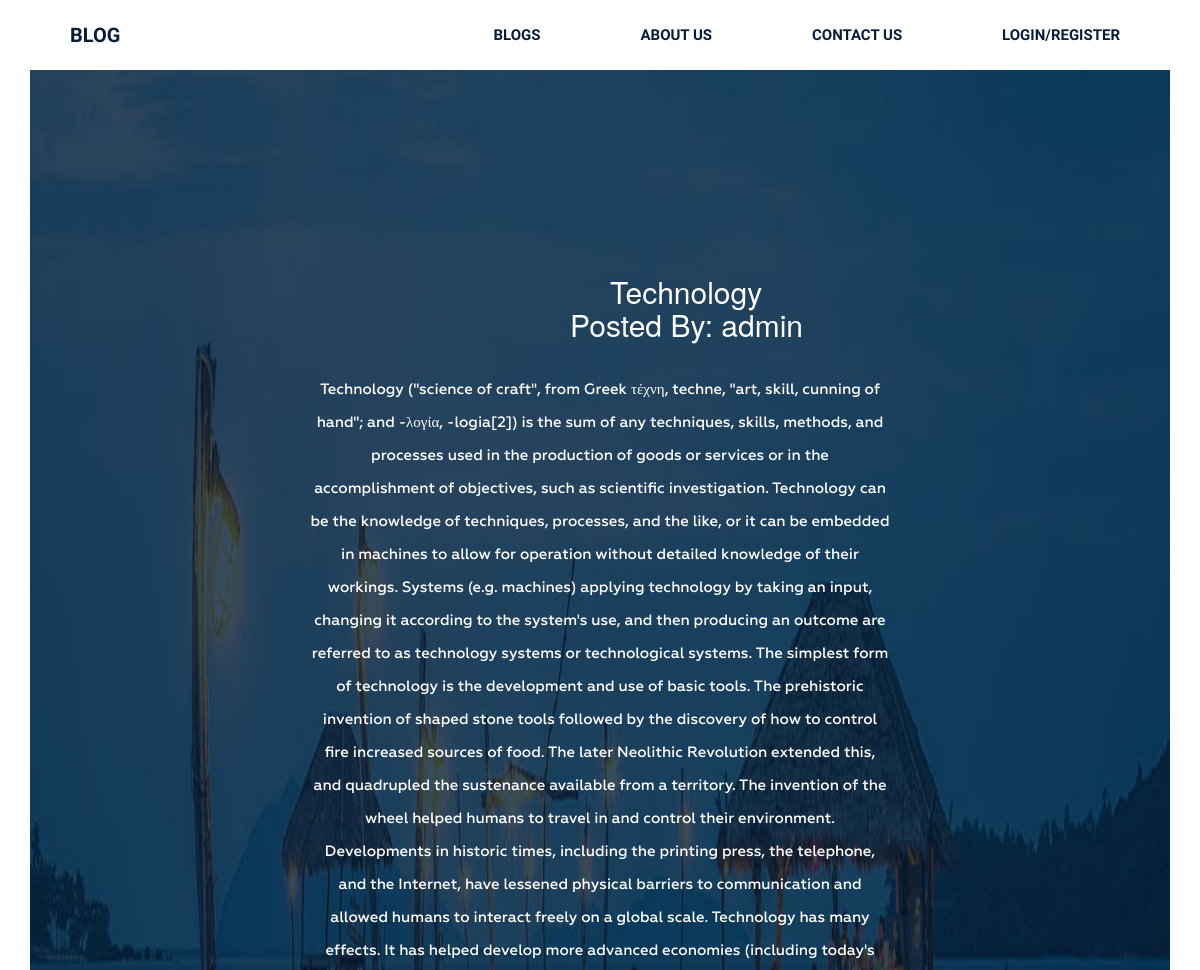
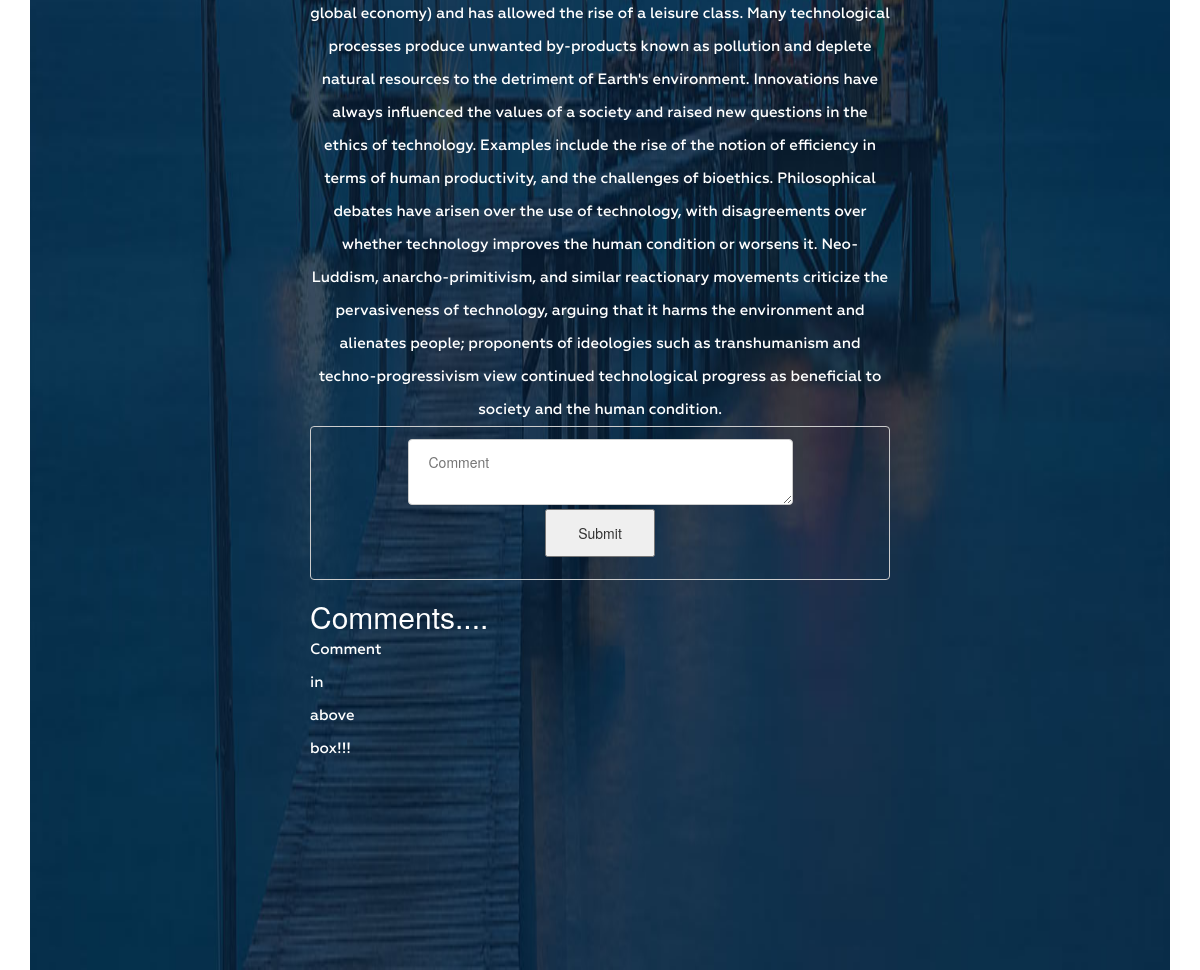
Page /showblog/6 on the earlier database version (2 pictures, top to bottom).
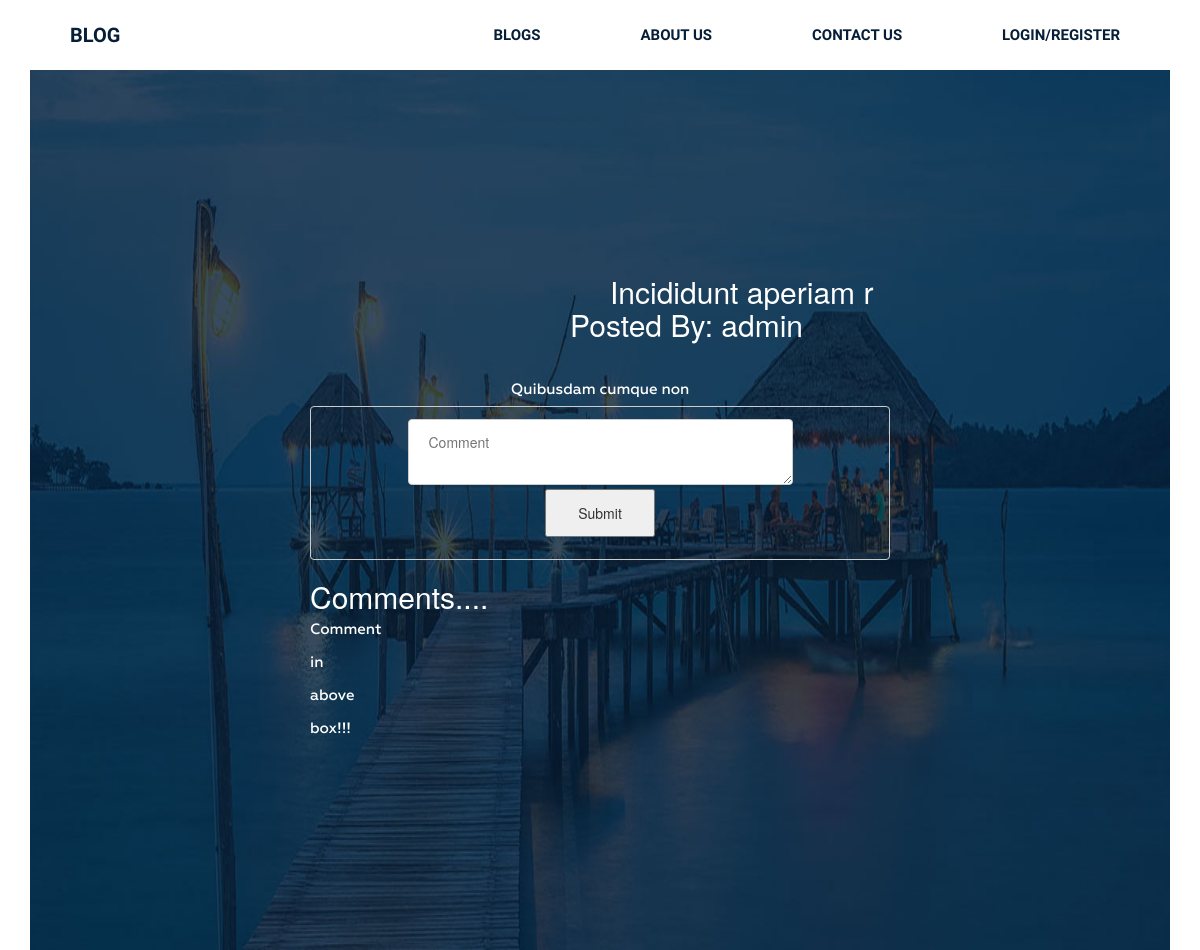
Same page on the later database version.
### blogapp/models.py (models this page shows, shortened)
class Blog(models.Model):
    user = models.ForeignKey(Info, on_delete=models.CASCADE)
    title = models.CharField(max_length=30)
    write_blog = models.TextField()
    approval = models.BooleanField(default=False)
    Date = models.DateField(default=django.utils.timezone.now, null=False)
    class Meta:
        ordering = ['Date']

class Info(models.Model):
    username = models.ForeignKey(User, on_delete=models.CASCADE, max_length=10)
    firstname = models.CharField(max_length=15)
    lastname = models.CharField(max_length=15)
    gender = models.CharField(max_length=10)
    age = models.IntegerField()
    bio = models.CharField(max_length=500)
    imag = models.ImageField(default="default.png", upload_to='static/profile_image')
    def __str__(self):
        return str(self.username)

### blogapp/views.py (the view)
def showblog(request, id):
    blog = Blog.objects.get(id=id)
    comment = CommentPost.objects.filter(blog_id=blog)
    reply = ReplyComment.objects.all()
    context = {
        "data": blog,
        "comments": comment,
        'reply': reply,
    }
    return render(request, 'showblog.html', context)

### templates/showblog.html (shortened to what this page needs)
{% extends 'basePage.html' %}
{% load static %}
{% block content %}
    <section class="bg-text-area">
        <div class="container">
            <div class="row">
                <div class="col-md-12">
                    <div class="bg-text">
                        <h2 style="color: white; margin: 0px 0px 0px 300px">{{ data.title }}</h2>
                        <h2 style="color: white;margin: 0px 0px 0px 260px">Posted By: {{ data.user }}</h2>
                        <p>{{ data.write_blog }}</p>
                        <form method="POST" action="{% url 'comment_view' id=data.id %}">
                            <textarea name="comment" placeholder="Comment"></textarea><br>
                            <button>Submit</button>
                        </form>
                        <h2 style="color:white;">Comments....</h2>
                        {% if not comments %}
                            <p style="color:white; margin-right: 620px; margin-top: -10px"> Comment in above box!!!</p>
                        {% endif %}
                    </div>
                </div>
            </div>
        </div>
    </section>
    </div>
{% endblock content %}

Differences in the rows shown:
changed Blog "admin": title "Technology" → "Incididunt aperiam r"; write_blog "Technology (\"science of craft\", from Greek τέχνη, techne, \"art, skill, cunning of hand\"; and -λογία, -logia[2]) is the sum of any techniques, skills, methods, and processes used in the production of goods or services or in the accomplishment of objectives, such as scientific investigation. Technology can be the knowledge of techniques, processes, and the like, or it can be embedded in machines to allow for operation without detailed knowledge of their workings. Systems (e.g. machines) applying technology by taking an input, changing it according to the system's use, and then producing an outcome are referred to as technology systems or technological systems. The simplest form of technology…" → "Quibusdam cumque non"
